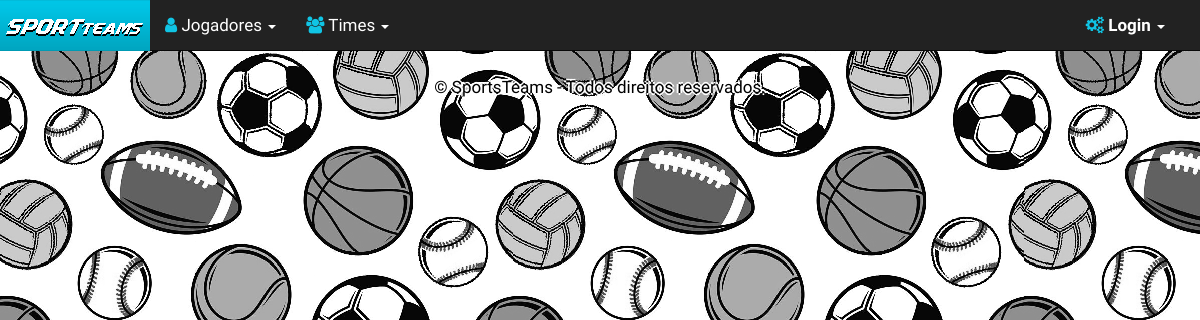
The page /times_volei.php on the database as committed earlier.
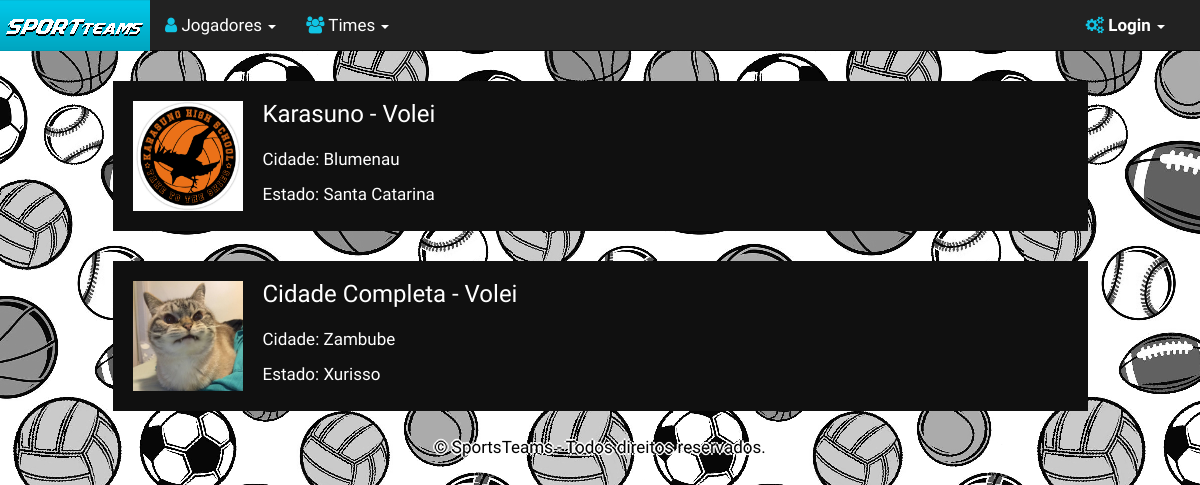
The same page on the database as committed later.
### tables this page shows
CREATE TABLE `time` (
  `id` int(11) NOT NULL,
  `nome_time` varchar(80) DEFAULT NULL,
  `cidade_time` varchar(80) DEFAULT NULL,
  `estado_time` varchar(80) DEFAULT NULL,
  `time_esporte` varchar(50) DEFAULT NULL,
  `imagem_time` varchar(100) DEFAULT NULL,
  `fk_usuario` int(11) DEFAULT NULL
);

### times_volei.php (the view)
<?php
include('./cabecalho_nav.php');
?>
<div class="container">
    <?php
    require 'conexao.php';
    $sql = "
        SELECT
        t.nome_time,
        t.time_esporte,
        t.cidade_time,
        t.estado_time,
        t.imagem_time
        FROM
            time t
        WHERE t.time_esporte = 'Volei';";
    $sqlResult = mysqli_query($conexao, $sql);
    while ($arrayUsuario = mysqli_fetch_assoc($sqlResult)) {
        ?>
        <div class="row">
            <div  class="col-md-10 jogador">
                <div style="float:left;">
                    <img src="<?php echo 'img/uploads/times/'.$arrayUsuario['imagem_time'];?>" alt="Emblema do Time" height="110" width="110">
                </div>
                <div class="div_info_margin">
                    <h3><?php echo $arrayUsuario['nome_time'] ?> - <?php echo $arrayUsuario['time_esporte'] ?></h3>
                    <p>Cidade: <?php echo $arrayUsuario['cidade_time'] ?></p>
                    <p>Estado: <?php echo $arrayUsuario['estado_time'] ?></p>
                </div>
            </div>
        </div>
    <?php } ?>
</div>
<?php
Include  ('./rodape_assinatura.php');
?>

Rows that differ between the two databases and show on the page:
added time: imagem_time (picture), nome_time "Karasuno", time_esporte "Volei", cidade_time "Blumenau", estado_time "Santa Catarina"
added time: imagem_time (picture), nome_time "Cidade Completa", time_esporte "Volei", cidade_time "Zambube", estado_time "Xurisso"
